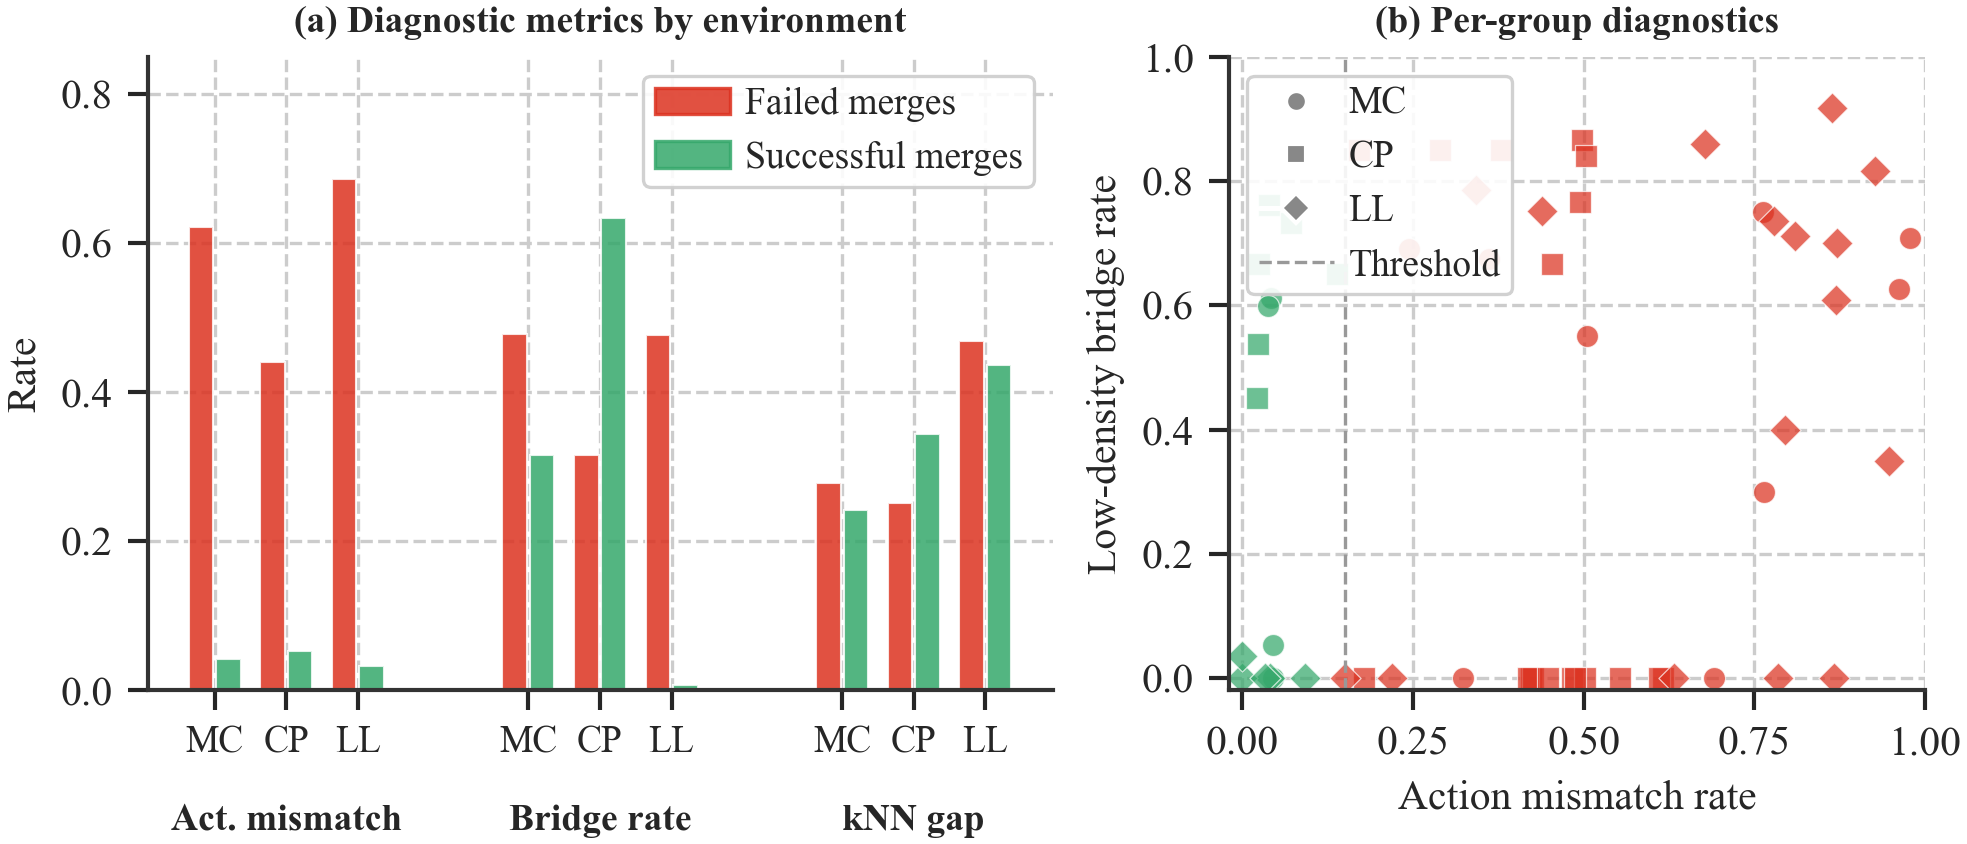

The script that saved this image:
#!/usr/bin/env python
"""Geometric distortion: failed vs successful merges.

Two-panel figure:
  (a) Grouped bar chart comparing diagnostic metrics between failed and
      successful merges across 3 environments.
  (b) Per-group scatter: action_mismatch_rate vs low_density_bridge_rate,
      colored by fail/success, for all environments pooled.
"""
import sys, os
sys.path.insert(0, os.path.dirname(os.path.dirname(os.path.abspath(__file__))))

import numpy as np
from figures._style import apply_style, savefig, load_results, COL1
import matplotlib.pyplot as plt
import matplotlib.patches as mpatches

ENVS = [
    ("mountaincar_v0", "MC"),
    ("cartpole_v1", "CP"),
    ("lunarlander_v3", "LL"),
]

FAIL_COLOR = "#DC3220"    # red
SUCCESS_COLOR = "#35A86B"  # green


def main():
    apply_style()

    all_data = {}
    for env_tag, env_short in ENVS:
        d = load_results(env_tag, "geometric_distortion.json")
        if d is None:
            print(f"  SKIP: no geometric_distortion.json for {env_tag}")
            continue
        all_data[env_tag] = d

    fig, (ax_bar, ax_scatter) = plt.subplots(
        1,
        2,
        figsize=(COL1 * 1.85, 3.2),
        gridspec_kw={"width_ratios": [1.3, 1]},
    )

    # ── Panel (a): Grouped bar chart — env × metric ──
    metrics = [
        ("mean_action_mismatch", "Act. mismatch"),
        ("mean_bridge_rate", "Bridge rate"),
        ("mean_knn_gap", "kNN gap"),
    ]
    n_metrics = len(metrics)
    n_envs = len(ENVS)
    bar_width = 0.13
    env_gap = 0.08        # gap between env pairs within a metric
    metric_gap = 0.55     # gap between metric groups

    # Compute bar positions
    xtick_positions = []
    xtick_labels = []
    metric_centers = []

    x_cursor = 0.0
    for m_idx, (metric_key, metric_label) in enumerate(metrics):
        env_centers = []
        for e_idx, (env_tag, env_short) in enumerate(ENVS):
            comp = all_data[env_tag]["comparison"]
            fail_val = comp["failed_merges"].get(metric_key, 0)
            succ_val = comp["successful_merges"].get(metric_key, 0)

            x_fail = x_cursor
            x_succ = x_cursor + bar_width

            ax_bar.bar(x_fail, fail_val, bar_width * 0.9,
                       color=FAIL_COLOR, alpha=0.85,
                       edgecolor="white", linewidth=0.5)
            ax_bar.bar(x_succ, succ_val, bar_width * 0.9,
                       color=SUCCESS_COLOR, alpha=0.85,
                       edgecolor="white", linewidth=0.5)

            pair_center = (x_fail + x_succ) / 2
            env_centers.append(pair_center)
            xtick_positions.append(pair_center)
            xtick_labels.append(env_short)
            x_cursor += 2 * bar_width + env_gap

        metric_centers.append(np.mean(env_centers))
        x_cursor += metric_gap - env_gap  # extra gap before next metric

    # Env ticks
    ax_bar.set_xticks(xtick_positions)
    ax_bar.set_xticklabels(xtick_labels, fontsize=9)

    # Metric group labels above x-axis
    trans = ax_bar.get_xaxis_transform()
    for m_idx, (_, metric_label) in enumerate(metrics):
        ax_bar.text(metric_centers[m_idx], -0.18, metric_label,
                    transform=trans, ha="center", va="top",
                    fontsize=9, fontweight="bold")

    ax_bar.set_ylabel("Rate")
    ax_bar.set_title("(a) Diagnostic metrics by environment", fontsize=9,
                     fontweight="bold")
    ax_bar.set_ylim(0, 0.85)

    # Legend
    fail_patch = mpatches.Patch(color=FAIL_COLOR, alpha=0.85, label="Failed merges")
    succ_patch = mpatches.Patch(color=SUCCESS_COLOR, alpha=0.85, label="Successful merges")
    ax_bar.legend(handles=[fail_patch, succ_patch], loc="upper right",
                  fontsize=9, framealpha=0.9)

    # ── Panel (b): Scatter plot ──
    env_markers = {"mountaincar_v0": "o", "cartpole_v1": "s", "lunarlander_v3": "D"}
    env_labels = {"mountaincar_v0": "MC", "cartpole_v1": "CP", "lunarlander_v3": "LL"}

    for env_tag, env_short in ENVS:
        diags = all_data[env_tag]["per_group_diagnostics"]
        marker = env_markers[env_tag]

        for diag in diags:
            mismatch = diag["action_mismatch_rate"]
            bridge = diag.get("low_density_bridge_rate", 0)
            is_fail = mismatch > 0.15

            ax_scatter.scatter(
                mismatch, bridge,
                c=FAIL_COLOR if is_fail else SUCCESS_COLOR,
                marker=marker, s=28, alpha=0.72,
                edgecolors="white", linewidth=0.3,
            )

    # Threshold line
    ax_scatter.axvline(0.15, color="#999", linestyle="--", linewidth=0.8,
                       label="Fail threshold")

    ax_scatter.set_xlabel("Action mismatch rate")
    ax_scatter.set_ylabel("Low-density bridge rate")
    ax_scatter.set_title("(b) Per-group diagnostics", fontsize=9, fontweight="bold")
    ax_scatter.set_xlim(-0.02, 1.0)
    ax_scatter.set_ylim(-0.02, 1.0)

    # Env shape legend
    handles = [
        plt.Line2D([0], [0], marker=m, color="w", markerfacecolor="#888",
                    markersize=5, label=l)
        for m, l in [("o", "MC"), ("s", "CP"), ("D", "LL")]
    ]
    handles.append(plt.Line2D([0], [0], linestyle="--", color="#999",
                              linewidth=0.8, label="Threshold"))
    ax_scatter.legend(handles=handles, loc="upper left", fontsize=9,
                      framealpha=0.9)

    fig.subplots_adjust(left=0.08, right=0.995, bottom=0.22, top=0.88, wspace=0.22)
    savefig(fig, "fig_geometric_distortion", tight=False)


if __name__ == "__main__":
    main()
